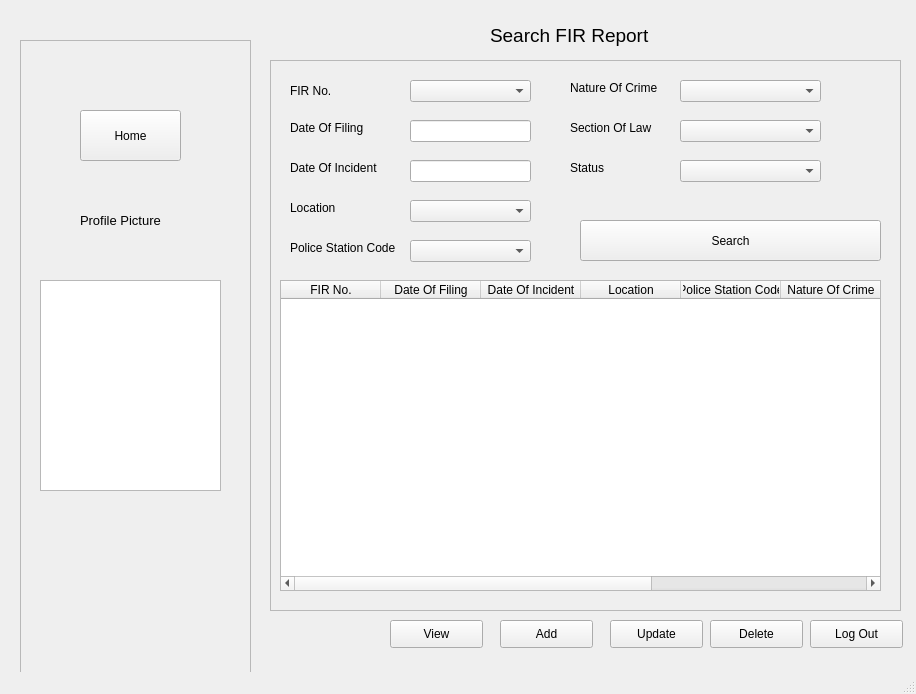
<?xml version="1.0" encoding="UTF-8"?>
<ui version="4.0">
 <class>MainWindow</class>
 <widget class="QMainWindow" name="MainWindow">
  <property name="geometry">
   <rect>
    <x>0</x>
    <y>0</y>
    <width>916</width>
    <height>694</height>
   </rect>
  </property>
  <property name="windowTitle">
   <string>MainWindow</string>
  </property>
  <widget class="QWidget" name="centralwidget">
   <widget class="QFrame" name="frame">
    <property name="geometry">
     <rect>
      <x>20</x>
      <y>40</y>
      <width>231</width>
      <height>681</height>
     </rect>
    </property>
    <property name="frameShape">
     <enum>QFrame::StyledPanel</enum>
    </property>
    <property name="frameShadow">
     <enum>QFrame::Raised</enum>
    </property>
    <widget class="QPushButton" name="home_button">
     <property name="geometry">
      <rect>
       <x>60</x>
       <y>70</y>
       <width>101</width>
       <height>51</height>
      </rect>
     </property>
     <property name="text">
      <string>Home</string>
     </property>
    </widget>
    <widget class="QLabel" name="label">
     <property name="geometry">
      <rect>
       <x>60</x>
       <y>160</y>
       <width>111</width>
       <height>41</height>
      </rect>
     </property>
     <property name="font">
      <font>
       <pointsize>10</pointsize>
      </font>
     </property>
     <property name="text">
      <string>Profile Picture</string>
     </property>
    </widget>
    <widget class="QGraphicsView" name="graphicsView">
     <property name="geometry">
      <rect>
       <x>20</x>
       <y>240</y>
       <width>181</width>
       <height>211</height>
      </rect>
     </property>
    </widget>
   </widget>
   <widget class="QLabel" name="label_2">
    <property name="geometry">
     <rect>
      <x>490</x>
      <y>0</y>
      <width>311</width>
      <height>71</height>
     </rect>
    </property>
    <property name="font">
     <font>
      <pointsize>14</pointsize>
     </font>
    </property>
    <property name="text">
     <string>Search FIR Report</string>
    </property>
   </widget>
   <widget class="QFrame" name="frame_2">
    <property name="geometry">
     <rect>
      <x>270</x>
      <y>60</y>
      <width>631</width>
      <height>551</height>
     </rect>
    </property>
    <property name="frameShape">
     <enum>QFrame::StyledPanel</enum>
    </property>
    <property name="frameShadow">
     <enum>QFrame::Raised</enum>
    </property>
    <widget class="QLabel" name="label_3">
     <property name="geometry">
      <rect>
       <x>20</x>
       <y>20</y>
       <width>81</width>
       <height>21</height>
      </rect>
     </property>
     <property name="text">
      <string>FIR No.</string>
     </property>
    </widget>
    <widget class="QLabel" name="label_4">
     <property name="geometry">
      <rect>
       <x>20</x>
       <y>60</y>
       <width>111</width>
       <height>16</height>
      </rect>
     </property>
     <property name="text">
      <string>Date Of Filing</string>
     </property>
    </widget>
    <widget class="QLabel" name="label_5">
     <property name="geometry">
      <rect>
       <x>300</x>
       <y>100</y>
       <width>101</width>
       <height>16</height>
      </rect>
     </property>
     <property name="text">
      <string>Status</string>
     </property>
    </widget>
    <widget class="QComboBox" name="status_combo">
     <property name="geometry">
      <rect>
       <x>410</x>
       <y>100</y>
       <width>141</width>
       <height>22</height>
      </rect>
     </property>
    </widget>
    <widget class="QLabel" name="label_6">
     <property name="geometry">
      <rect>
       <x>20</x>
       <y>140</y>
       <width>81</width>
       <height>16</height>
      </rect>
     </property>
     <property name="text">
      <string>Location</string>
     </property>
    </widget>
    <widget class="QComboBox" name="location_combo">
     <property name="geometry">
      <rect>
       <x>140</x>
       <y>140</y>
       <width>121</width>
       <height>22</height>
      </rect>
     </property>
    </widget>
    <widget class="QLabel" name="label_7">
     <property name="geometry">
      <rect>
       <x>20</x>
       <y>180</y>
       <width>121</width>
       <height>16</height>
      </rect>
     </property>
     <property name="text">
      <string>Police Station Code</string>
     </property>
    </widget>
    <widget class="QTableWidget" name="fir_table">
     <property name="geometry">
      <rect>
       <x>10</x>
       <y>220</y>
       <width>601</width>
       <height>311</height>
      </rect>
     </property>
     <column>
      <property name="text">
       <string>FIR No.</string>
      </property>
     </column>
     <column>
      <property name="text">
       <string>Date Of Filing</string>
      </property>
     </column>
     <column>
      <property name="text">
       <string>Date Of Incident</string>
      </property>
     </column>
     <column>
      <property name="text">
       <string>Location</string>
      </property>
     </column>
     <column>
      <property name="text">
       <string>Police Station Code</string>
      </property>
     </column>
     <column>
      <property name="text">
       <string>Nature Of Crime</string>
      </property>
     </column>
     <column>
      <property name="text">
       <string>Section Of Law</string>
      </property>
     </column>
     <column>
      <property name="text">
       <string>Status</string>
      </property>
     </column>
    </widget>
    <widget class="QLabel" name="label_8">
     <property name="geometry">
      <rect>
       <x>300</x>
       <y>20</y>
       <width>101</width>
       <height>16</height>
      </rect>
     </property>
     <property name="text">
      <string>Nature Of Crime</string>
     </property>
    </widget>
    <widget class="QComboBox" name="section_combo">
     <property name="geometry">
      <rect>
       <x>410</x>
       <y>60</y>
       <width>141</width>
       <height>22</height>
      </rect>
     </property>
    </widget>
    <widget class="QComboBox" name="fir_combo">
     <property name="geometry">
      <rect>
       <x>140</x>
       <y>20</y>
       <width>121</width>
       <height>22</height>
      </rect>
     </property>
    </widget>
    <widget class="QLabel" name="label_9">
     <property name="geometry">
      <rect>
       <x>300</x>
       <y>60</y>
       <width>91</width>
       <height>16</height>
      </rect>
     </property>
     <property name="text">
      <string>Section Of Law</string>
     </property>
    </widget>
    <widget class="QLabel" name="label_10">
     <property name="geometry">
      <rect>
       <x>20</x>
       <y>100</y>
       <width>111</width>
       <height>16</height>
      </rect>
     </property>
     <property name="text">
      <string>Date Of Incident</string>
     </property>
    </widget>
    <widget class="QComboBox" name="nature_combo">
     <property name="geometry">
      <rect>
       <x>410</x>
       <y>20</y>
       <width>141</width>
       <height>22</height>
      </rect>
     </property>
    </widget>
    <widget class="QPushButton" name="search_button">
     <property name="geometry">
      <rect>
       <x>310</x>
       <y>160</y>
       <width>301</width>
       <height>41</height>
      </rect>
     </property>
     <property name="text">
      <string>Search</string>
     </property>
    </widget>
    <widget class="QComboBox" name="station_combo">
     <property name="geometry">
      <rect>
       <x>140</x>
       <y>180</y>
       <width>121</width>
       <height>22</height>
      </rect>
     </property>
    </widget>
    <widget class="QLineEdit" name="date_file_display">
     <property name="geometry">
      <rect>
       <x>140</x>
       <y>60</y>
       <width>121</width>
       <height>22</height>
      </rect>
     </property>
    </widget>
    <widget class="QLineEdit" name="date_inc_display">
     <property name="geometry">
      <rect>
       <x>140</x>
       <y>100</y>
       <width>121</width>
       <height>22</height>
      </rect>
     </property>
    </widget>
   </widget>
   <widget class="QPushButton" name="logout_button">
    <property name="geometry">
     <rect>
      <x>810</x>
      <y>620</y>
      <width>93</width>
      <height>28</height>
     </rect>
    </property>
    <property name="text">
     <string>Log Out</string>
    </property>
   </widget>
   <widget class="QPushButton" name="delete_button">
    <property name="geometry">
     <rect>
      <x>710</x>
      <y>620</y>
      <width>93</width>
      <height>28</height>
     </rect>
    </property>
    <property name="text">
     <string>Delete</string>
    </property>
   </widget>
   <widget class="QPushButton" name="update_button">
    <property name="geometry">
     <rect>
      <x>610</x>
      <y>620</y>
      <width>93</width>
      <height>28</height>
     </rect>
    </property>
    <property name="text">
     <string>Update</string>
    </property>
   </widget>
   <widget class="QPushButton" name="add_button">
    <property name="geometry">
     <rect>
      <x>500</x>
      <y>620</y>
      <width>93</width>
      <height>28</height>
     </rect>
    </property>
    <property name="text">
     <string>Add</string>
    </property>
   </widget>
   <widget class="QPushButton" name="view_button">
    <property name="geometry">
     <rect>
      <x>390</x>
      <y>620</y>
      <width>93</width>
      <height>28</height>
     </rect>
    </property>
    <property name="text">
     <string>View</string>
    </property>
   </widget>
  </widget>
  <widget class="QMenuBar" name="menubar">
   <property name="geometry">
    <rect>
     <x>0</x>
     <y>0</y>
     <width>916</width>
     <height>21</height>
    </rect>
   </property>
  </widget>
  <widget class="QStatusBar" name="statusbar"/>
 </widget>
 <resources/>
 <connections/>
</ui>
